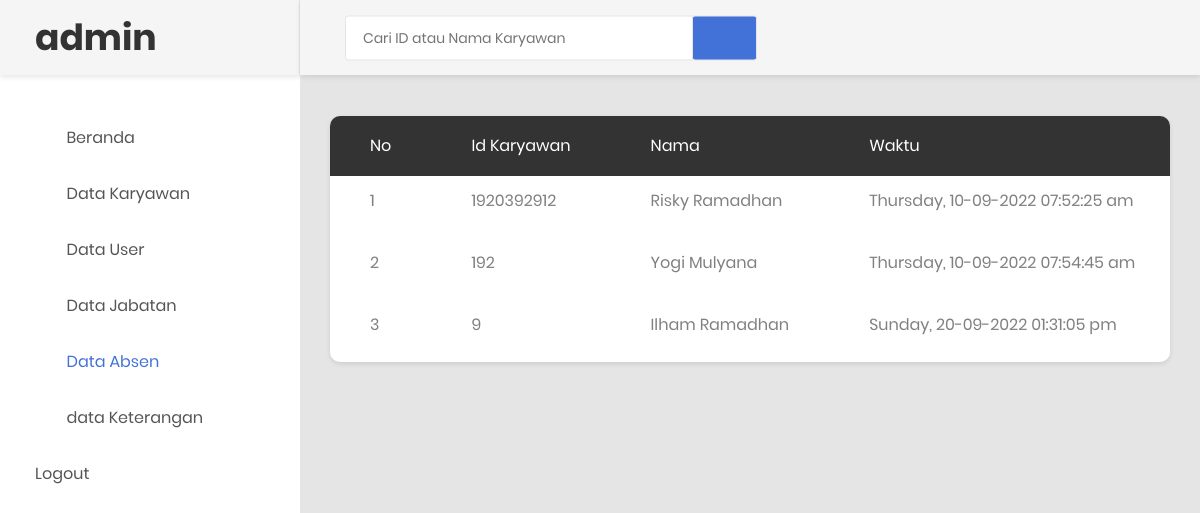
Screenshot of /data_absen.php (signed in) with the database file from the repository.
### tables this page shows
CREATE TABLE `tb_absen` (
  `id` int(11) NOT NULL,
  `id_karyawan` varchar(255) NOT NULL,
  `nama` varchar(255) NOT NULL,
  `waktu` varchar(255) NOT NULL
);

### data_absen.php (the view, shortened to what this page needs)
<!DOCTYPE html>
<html lang="en">
<head>
     <link rel="stylesheet" href="https://maxcdn.bootstrapcdn.com/bootstrap/4.5.2/css/bootstrap.min.css">
    <link rel="stylesheet" type="text/css" href="css/bootstrap.css" media="all">
    <link href="css/font-face.css" rel="stylesheet" media="all">
    <link href="vendor/font-awesome-4.7/css/font-awesome.min.css" rel="stylesheet" media="all">
    <link href="vendor/font-awesome-5/css/fontawesome-all.min.css" rel="stylesheet" media="all">
    <link href="vendor/mdi-font/css/material-design-iconic-font.min.css" rel="stylesheet" media="all">
    <link href="vendor/bootstrap-4.1/bootstrap.min.css" rel="stylesheet" media="all">
    <link href="vendor/animsition/animsition.min.css" rel="stylesheet" media="all">
    <link href="vendor/bootstrap-progressbar/bootstrap-progressbar-3.3.4.min.css" rel="stylesheet" media="all">
    <link href="vendor/wow/animate.css" rel="stylesheet" media="all">
    <link href="vendor/css-hamburgers/hamburgers.min.css" rel="stylesheet" media="all">
    <link href="vendor/slick/slick.css" rel="stylesheet" media="all">
    <link href="vendor/select2/select2.min.css" rel="stylesheet" media="all">
    <link href="vendor/perfect-scrollbar/perfect-scrollbar.css" rel="stylesheet" media="all">
    <link href="css/theme.css" rel="stylesheet" media="all">
</head>
<body class="animsition">
    <div class="page-wrapper">
        <aside class="menu-sidebar d-none d-lg-block">
            <div class="logo">
                <a href="#">
                    <h1>admin</h1>
                </a>
            </div>
            <div class="menu-sidebar__content js-scrollbar1">
                <nav class="navbar-sidebar">
                    <ul class="list-unstyled navbar__list">
                        <li>
                            <a class="js-arrow" href="admin2.php">
                                <i class="fas fa-tachometer-alt"></i>Beranda</a>
                        </li>
                        <li>
                            <a href="datakaryawan.php">
                                <i class="fas fa-chart-bar"></i>Data Karyawan</a>
                        </li>
                        <li>
                            <a href="table.html">
                                <i class="fas fa-table"></i>Data User</a>
                        </li>
                        <li>
                            <a href="datajabatan.php">
                                <i class="far fa-check-square"></i>Data Jabatan</a>
                        </li>
                        <li class="active has-sub">
                            <a href="data_absen.php">
                                <i class="fas fa-calendar-alt"></i>Data Absen</a>
                        </li>
                          <li>
                            <a href="data_keterangan.php">
                                <i class="fas fa-table"></i>data Keterangan
                            </a>
                        </li>
                        <li>
                            <a href="logout.php">Logout</a>
                        </li>
                    </ul>
                </nav>
            </div>
        </aside>
        <div class="page-container">
            <header class="header-desktop">
                <div class="section__content section__content--p30">
                    <div class="container-fluid">
                        <div class="header-wrap">
                            <form class="form-header" action="prospenab.php" method="POST">
                                <input autocomplete="off" class="au-input au-input--xl" type="text" name="cari" placeholder="Cari ID atau Nama Karyawan" />
                                <button class="au-btn--submit" type="submit">
                                    <i class="zmdi zmdi-search"></i>
                                </button>
                            </form>
                        </div>
                    </div>
                </div>
            </header>
            <div class="main-content">
                <div class="section__content section__content--p30">
                    <div class="container-fluid">
                        <div class="row">
                                <div class="table-responsive table--no-card m-b-30">
                                    <table class="table table-borderless table-striped table-earning">
                                        <thead>
                                            <tr>
                                                <th>No</th>
                                                <th>id Karyawan</th>
                                                <th>Nama</th>
                                                <th>Waktu</th>
                                            </tr>
                                        </thead>
                                        <?php
                                            include 'koneksi.php';
                                            $sql = "SELECT * FROM tb_absen";
                                            $query = mysqli_query($koneksi, $sql);
                                            $no = 1;
                                            while ($row = mysqli_fetch_array($query)) {
                                         ?>
                                        <tbody>
                                            <tr>
                                                <td><?php echo $no ?></td>
                                                <td><?php echo $row['id_karyawan']; ?></td>
                                                <td><?php echo $row ['nama']; ?></td>
                                                <td><?php echo $row['waktu']; ?></td>
                                            </tr>
                                           <?php
                                           $no++;
                                       }
                                            ?>
                                        </tbody>
                                    </table>
                                </div>
                            </div>
                        <div class="row">
                            <div class="col-lg-6">
                            </div>
                            <div class="col-lg-6">
                            </div>
                        </div>
                        <div class="row">
                            <div class="col-md-12">
                            </div>
                        </div>
                        <div class="row m-t-30">
                            <div class="col-md-12">
                            </div>
                        </div>
                </div>
            </div>
        </div>
    </div>
</body>
</html>

### rows the page displays
tb_absen: id_karyawan "1920392912", nama "Risky Ramadhan", waktu "Thursday, 10-09-2022 07:52:25 am"
tb_absen: id_karyawan "192", nama "Yogi Mulyana", waktu "Thursday, 10-09-2022 07:54:45 am"
tb_absen: id_karyawan "9", nama "Ilham Ramadhan", waktu "Sunday, 20-09-2022 01:31:05 pm"
